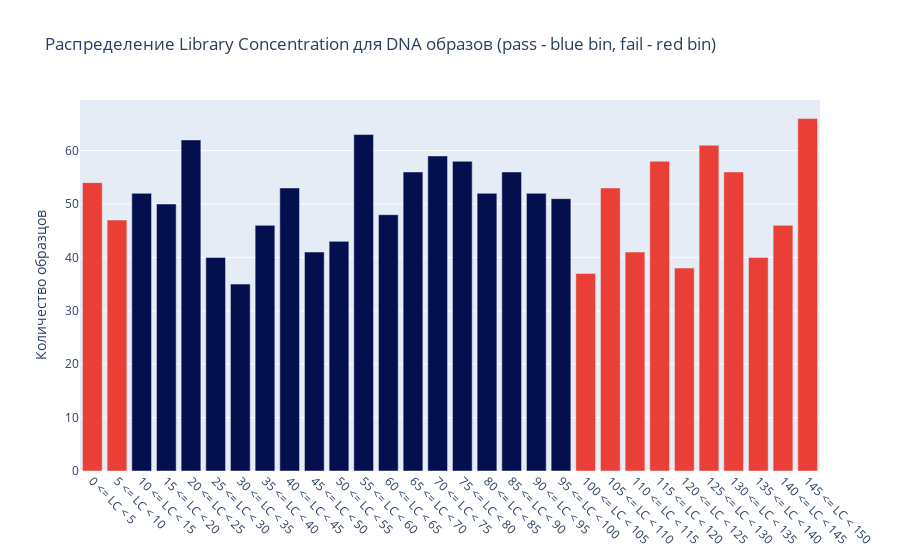

Notebook cell for this chart:
### Code cell
library_concentration_report["Library Concentration_bin_color_dna"] = np.select(
    [
        (library_concentration_report["left_border"] <= 10) 
        | (library_concentration_report["right_border"] > 100)
    ],[red_color],default=blue_color
)

fig = go.Figure()

fig.add_trace(
    go.Bar(
        x=library_concentration_report["Library Concentration_bin_label"], 
        y=library_concentration_report["DNA"],
        marker_color=library_concentration_report["Library Concentration_bin_color_dna"]
    )
)

fig.update_layout(
    title_text="Распределение Library Concentration для DNA образов (pass - blue bin, fail - red bin)",
    yaxis_title="Количество образцов"
)

fig.update_xaxes(tickangle=45)

fig.show()

### Figure 1 — Plotly figure (JSON) as saved in the notebook; plotly's stock layout.template omitted (floating-point values rounded to 4 significant figures)
{"data": [{"marker": {"color": ["#E93F36", "#E93F36", "#04104E", "#04104E", "#04104E", "#04104E", "#04104E", "#04104E", "#04104E", "#04104E", "#04104E", "#04104E", "#04104E", "#04104E", "#04104E", "#04104E", "#04104E", "#04104E", "#04104E", "#04104E", "#E93F36", "#E93F36", "#E93F36", "#E93F36", "#E93F36", "#E93F36", "#E93F36", "#E93F36", "#E93F36", "#E93F36"]}, "type": "bar", "x": ["0 <= LC < 5", "5 <= LC < 10", "10 <= LC < 15", "15 <= LC < 20", "20 <= LC < 25", "25 <= LC < 30", "30 <= LC < 35", "35 <= LC < 40", "40 <= LC < 45", "45 <= LC < 50", "50 <= LC < 55", "55 <= LC < 60", "60 <= LC < 65", "65 <= LC < 70", "70 <= LC < 75", "75 <= LC < 80", "80 <= LC < 85", "85 <= LC < 90", "90 <= LC < 95", "95 <= LC < 100", "100 <= LC < 105", "105 <= LC < 110", "110 <= LC < 115", "115 <= LC < 120", "120 <= LC < 125", "125 <= LC < 130", "130 <= LC < 135", "135 <= LC < 140", "140 <= LC < 145", "145 <= LC < 150"], "y": [54, 47, 52, 50, 62, 40, 35, 46, 53, 41, 43, 63, 48, 56, 59, 58, 52, 56, 52, 51, 37, 53, 41, 58, 38, 61, 56, 40, 46, 66]}], "layout": {"title": {"text": "Распределение Library Concentration для DNA образов (pass - blue bin, fail - red bin)"}, "xaxis": {"tickangle": 45}, "yaxis": {"title": {"text": "Количество образцов"}}}}
